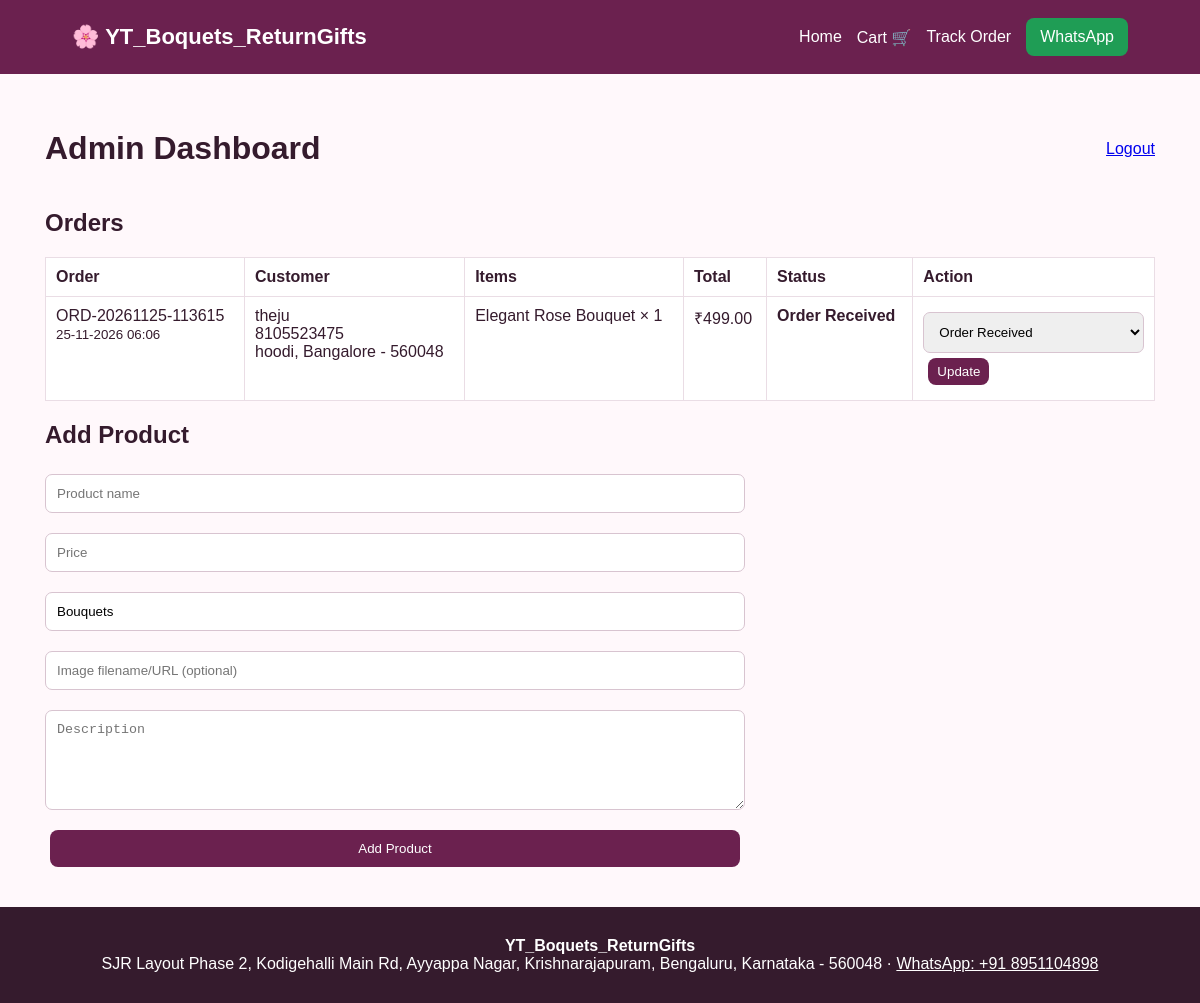
The page /admin (signed in) on the database its author committed.
### app.py (models this page shows)
class Order(db.Model):
    id = db.Column(
        db.Integer,
        primary_key=True
    )
    order_number = db.Column(
        db.String(40),
        unique=True,
        nullable=False
    )
    customer_id = db.Column(
        db.Integer,
        db.ForeignKey("customer.id"),
        nullable=False
    )
    total_amount = db.Column(
        db.Float,
        nullable=False
    )
    delivery_date = db.Column(
        db.String(30),
        default=""
    )
    special_instructions = db.Column(
        db.Text,
        default=""
    )
    status = db.Column(
        db.String(50),
        default="Order Received"
    )
    created_at = db.Column(
        db.DateTime,
        default=datetime.utcnow
    )
    updated_at = db.Column(
        db.DateTime,
        default=datetime.utcnow,
        onupdate=datetime.utcnow
    )
    customer = db.relationship(
        "Customer",
        backref="orders"
    )

class Customer(db.Model):
    id = db.Column(
        db.Integer,
        primary_key=True
    )
    name = db.Column(
        db.String(120),
        nullable=False
    )
    phone = db.Column(
        db.String(30),
        nullable=False
    )
    email = db.Column(
        db.String(150),
        default=""
    )
    address = db.Column(
        db.Text,
        nullable=False
    )
    city = db.Column(
        db.String(100),
        default=""
    )
    pincode = db.Column(
        db.String(20),
        default=""
    )

class OrderItem(db.Model):
    id = db.Column(
        db.Integer,
        primary_key=True
    )
    order_id = db.Column(
        db.Integer,
        db.ForeignKey("order.id"),
        nullable=False
    )
    product_id = db.Column(
        db.Integer,
        db.ForeignKey("product.id"),
        nullable=False
    )
    quantity = db.Column(
        db.Integer,
        nullable=False
    )
    price = db.Column(
        db.Float,
        nullable=False
    )
    subtotal = db.Column(
        db.Float,
        nullable=False
    )
    order = db.relationship(
        "Order",
        backref="items"
    )
    product = db.relationship(
        "Product"
    )

class Product(db.Model):
    id = db.Column(
        db.Integer,
        primary_key=True
    )
    name = db.Column(
        db.String(150),
        nullable=False
    )
    description = db.Column(
        db.Text,
        default=""
    )
    price = db.Column(
        db.Float,
        nullable=False
    )
    image = db.Column(
        db.String(300),
        default=""
    )
    category = db.Column(
        db.String(80),
        default="Bouquets"
    )
    available = db.Column(
        db.Boolean,
        default=True
    )

### app.py (the view)
@app.route("/admin")
def admin_dashboard():
    if not admin_required():
        return redirect(
            url_for("admin_login")
        )
    orders = Order.query.order_by(
        Order.created_at.desc()
    ).all()
    products = Product.query.order_by(
        Product.id.desc()
    ).all()
    return render_template(
        "admin.html",
        orders=orders,
        products=products
    )

### app.py (called while the page is built)
@app.context_processor
def globals_for_templates():
    return {
        "business_name": BUSINESS_NAME,
        "whatsapp": WHATSAPP,
        "location": LOCATION,
        "currency": "₹"
    }

def admin_required():
    return session.get(
        "admin"
    ) is True

### templates/admin.html
{% extends "base.html" %}{% block content %}
<div class="admin-head"><h1>Admin Dashboard</h1><a href="{{ url_for('admin_logout') }}">Logout</a></div>
<h2>Orders</h2>
<table><tr><th>Order</th><th>Customer</th><th>Items</th><th>Total</th><th>Status</th><th>Action</th></tr>
{% for o in orders %}
<tr>
<td>{{ o.order_number }}<br><small>{{ o.created_at.strftime("%d-%m-%Y %H:%M") }}</small></td>
<td>{{ o.customer.name }}<br>{{ o.customer.phone }}<br>{{ o.customer.address }}, {{ o.customer.city }} - {{ o.customer.pincode }}</td>
<td>{% for i in o.items %}{{ i.product.name }} × {{ i.quantity }}<br>{% endfor %}</td>
<td>₹{{ "%.2f"|format(o.total_amount) }}</td>
<td><strong>{{ o.status }}</strong></td>
<td><form method="post" action="{{ url_for('admin_status', order_id=o.id) }}">
<select name="status">
{% for s in ["Order Received","Confirmed","Preparing","Ready","Out for Delivery","Delivered","Cancelled"] %}
<option {% if s == o.status %}selected{% endif %}>{{ s }}</option>
{% endfor %}
</select><button class="btn smallbtn">Update</button></form></td>
</tr>
{% else %}<tr><td colspan="6">No orders yet.</td></tr>{% endfor %}
</table>
<h2>Add Product</h2>
<form class="form product-form" method="post" action="{{ url_for('admin_product_add') }}">
<input name="name" placeholder="Product name" required>
<input name="price" type="number" step="0.01" placeholder="Price" required>
<input name="category" placeholder="Category" value="Bouquets">
<input name="image" placeholder="Image filename/URL (optional)">
<textarea name="description" placeholder="Description"></textarea>
<button class="btn">Add Product</button>
</form>
{% endblock %}

### templates/base.html (shortened to what this page needs)
<!doctype html>
<html lang="en">
<head>
<link rel="stylesheet" href="{{ url_for('static', filename='css/style.css') }}">
</head>
<body>
<header>
  <a class="brand" href="{{ url_for('home') }}">🌸 {{ business_name }}</a>
  <nav>
    <a href="{{ url_for('home') }}">Home</a>
    <a href="{{ url_for('cart') }}">Cart 🛒</a>
    <a href="{{ url_for('track') }}">Track Order</a>
    <a class="whatsapp" href="https://wa.me/{{ whatsapp }}" target="_blank">WhatsApp</a>
  </nav>
</header>
<main>{% block content %}{% endblock %}</main>
<footer>
  <strong>{{ business_name }}</strong><br>
  {{ location }} · <a href="https://wa.me/{{ whatsapp }}" target="_blank">WhatsApp: +91 8951104898</a>
</footer>
</body>
</html>

### static/css/style.css (style rules this page uses)
* { box-sizing: border-box; }
body { margin: 0; font-family: Arial, sans-serif; background: #fff8fb; color: #351b2d; }
header { display: flex; justify-content: space-between; align-items: center; padding: 18px 6%; background: #6b214f; color: white; gap: 20px; flex-wrap: wrap; }
.brand { font-size: 22px; font-weight: bold; color: white; text-decoration: none; }
nav { display: flex; gap: 15px; align-items: center; flex-wrap: wrap; }
nav a { color: white; text-decoration: none; }
.whatsapp { background: #1f9d55 !important; color: white !important; padding: 10px 14px; border-radius: 8px; }
.btn { display: inline-block; border: 0; background: #6b214f; color: white; padding: 11px 17px; border-radius: 8px; text-decoration: none; cursor: pointer; margin: 5px; }
main { max-width: 1150px; margin: auto; padding: 35px 20px; min-height: 70vh; }
table { width: 100%; border-collapse: collapse; background: white; margin: 20px 0; }
th, td { border: 1px solid #eadde5; padding: 10px; text-align: left; vertical-align: top; }
input, textarea, select { width: 100%; padding: 11px; border: 1px solid #d8c4d0; border-radius: 7px; margin-top: 5px; }
textarea { min-height: 100px; }
.form { display: grid; gap: 15px; max-width: 700px; }
.product-form { max-width: 700px; }
.admin-head { display: flex; justify-content: space-between; align-items: center; gap: 15px; flex-wrap: wrap; }
.smallbtn { padding: 6px 9px; }
footer { text-align: center; padding: 30px; background: #351b2d; color: white; }
footer a { color: white; }

### rows shown on the page
Order: order_number "ORD-20261125-113615", created_at "25-11-2026 06:06", customer.name "theju", customer.phone "8105523475", customer.address "hoodi", customer.city "Bangalore", customer.pincode "560048", total_amount "499.00", status "Order Received"
OrderItem: product.name "Elegant Rose Bouquet", quantity "1"

### other values the page prints
{{ business_name }} "YT_Boquets_ReturnGifts"
{{ location }} "SJR Layout Phase 2, Kodigehalli Main Rd, Ayyappa Nagar, Krishnarajapuram, Bengaluru, Karnataka - 560048"
